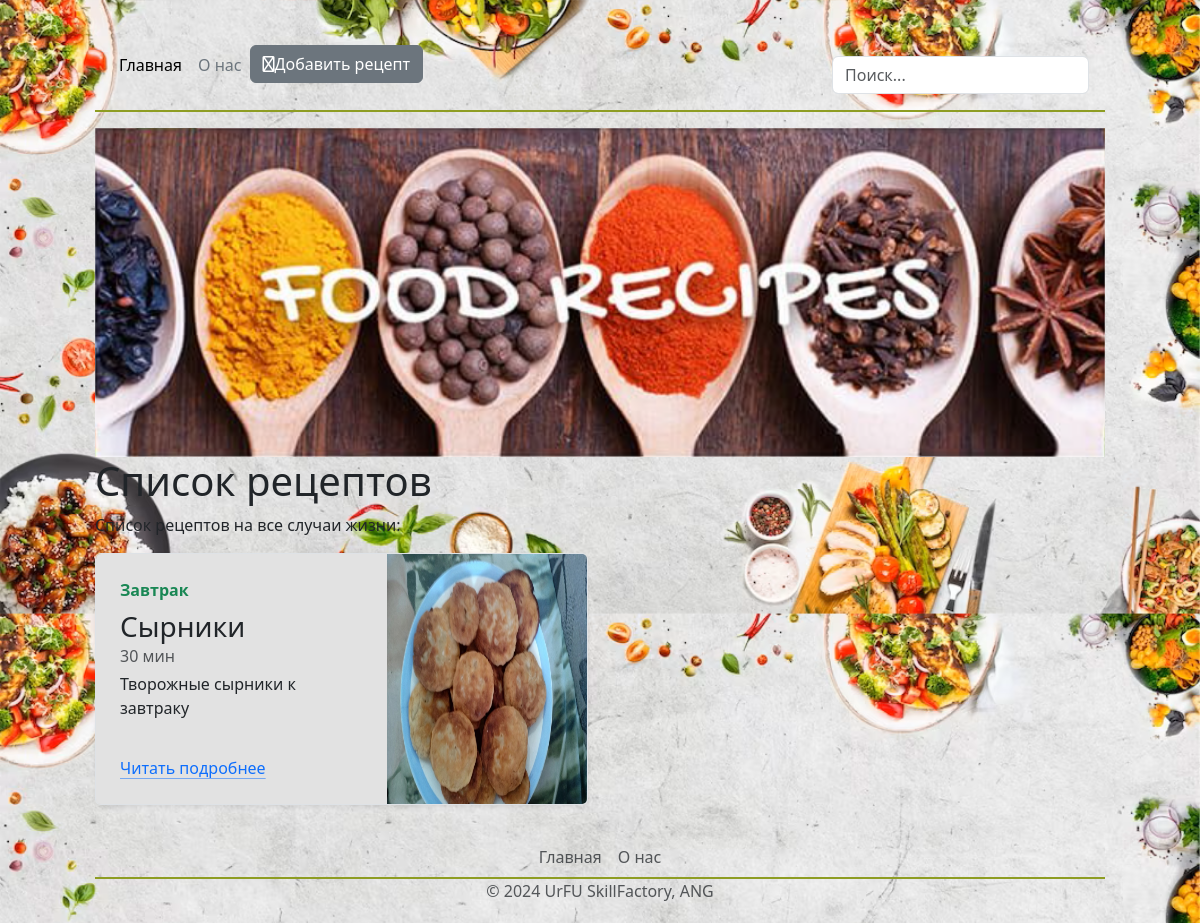
Page /?tags=Завтрак on the committed database.
### main/models.py (models this page shows, shortened)
class Recipes(models.Model):
    title = models.CharField('Название блюда', max_length=100)
    description = models.CharField('Краткое описание', max_length=250)
    ingredients = models.TextField('Ингредиенты')
    instructions = models.TextField('Рецепт')
    cook_time = models.IntegerField('Время приготовления')
    tags = models.CharField('Тэги', max_length=50)
    photo = models.ImageField(upload_to='static/main/img/meals/', default=None, blank=True, verbose_name='Фото')
    class Meta:
        verbose_name = 'Рецепт'
        verbose_name_plural = 'Рецепты'

### main/views.py (the view)
# urls.py: path('', views.index, name='main'),
def index(request):
    tag_query = request.GET.get('tags', '')
    search_query = request.GET.get('search', '')
    meal_list = Recipes.objects.filter(title__iregex=search_query, tags__iregex=tag_query)
    data = {
        "meal_list": meal_list,
    }
    return render(request, "main/index.html", data)

### main/templates/main/index.html (shortened to what this page needs)
{% extends 'main/layout.html' %}
{% block menustyle1 %}link-body-emphasis{% endblock %}
{% block menustyle2 %}link-secondary{% endblock %}
{% block header_image %}
    <img src="/static/main/img/header_pic.png" class="justify-content-center main-image" alt="">
{% endblock %}
{% block content %}
    <h1>Список рецептов</h1>
    <p>Список рецептов на все случаи жизни:</p>
    {% include "main/meal_list.html" %}
{% endblock %}

### main/templates/main/meal_list.html
{% load static %}
<div class="row mb-2">
  {% for meal in meal_list %}
    <div class="col-md-6">
      <div class="row g-0 border rounded overflow-hidden flex-md-row mb-4 shadow-sm h-md-250 position-relative">
        <div class="col p-4 d-flex flex-column position-static back-white">
          <strong class="d-inline-block mb-2 text-primary-emphasis"><a href="/?tags={{ meal.tags }}" class="link-success link-offset-2 link-underline-opacity-0 link-underline-opacity-100-hover">{{ meal.tags }}</a></strong>
          <h3 class="mb-0">{{ meal.title }}</h3>
          <div class="mb-1 text-body-secondary">{{ meal.cook_time }} мин</div>
          <p class="card-text mb-auto">{{ meal.description }}</p>
          <a href="{% url 'detail' meal.id %}" class="icon-link gap-1 icon-link-hover">
            Читать подробнее
          </a>
        </div>
        <div class="col-auto d-none d-lg-block">
          <img src="{{ meal.photo }}" width="200" height="250" alt="None">
        </div>
      </div>
    </div>
  {% endfor %}
</div>

### main/static/main/css/style.css (style rules this page uses)
body { background-image: url("../img/background.png"); background-size: 100%; background-repeat: repeat-y; }
.main-image { display: block; width: 100%; margin-left: auto; margin-right: auto; }
.back-white { background: #e2e2e2; }

### rows in the picture
Recipes: tags "Завтрак", title "Сырники", cook_time "30", description "Творожные сырники к завтраку"
